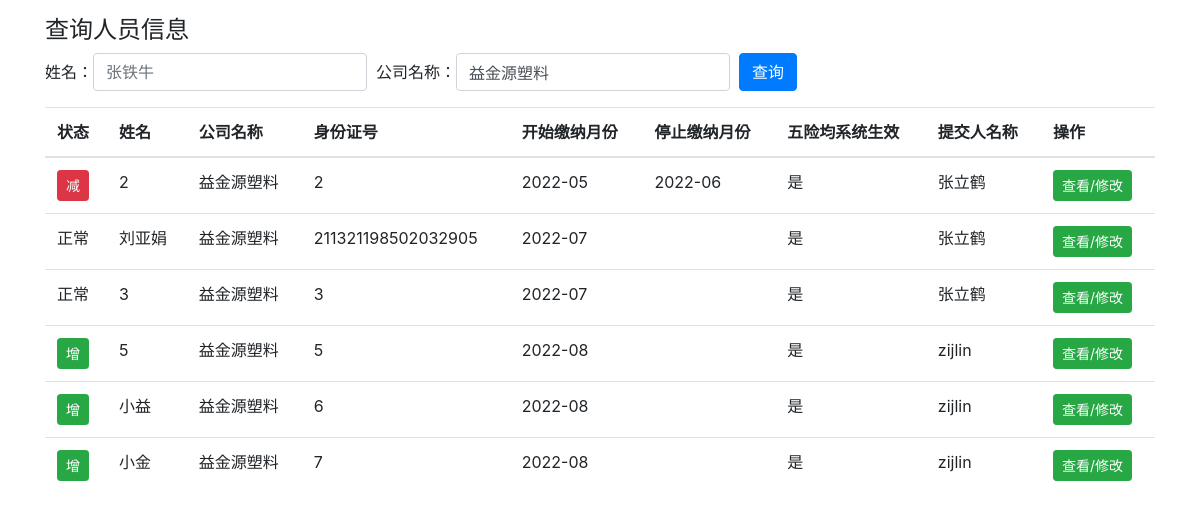
/member_query/益金源塑料, run on the app's committed database.
### member.py (models this page shows, shortened)
class Members(db.Model):
    member_id = db.Column('member_id', db.Integer, primary_key=True)
    company_name = db.Column(db.String(200))
    name = db.Column(db.String(200))
    id_card = db.Column(db.String(200))
    address = db.Column(db.String(200))
    nationality = db.Column(db.String(200))
    begin_month = db.Column(db.String(200))
    end_month = db.Column(db.String(200))
    salary = db.Column(db.Float)
    injury = db.Column(db.String(200))
    endowment = db.Column(db.String(200))
    unemployment = db.Column(db.String(200))
    medical = db.Column(db.String(200))
    birth = db.Column(db.String(200))
    injury_check = db.Column(db.String(200))
    endowment_check = db.Column(db.String(200))
    unemployment_check = db.Column(db.String(200))
    medical_check = db.Column(db.String(200))
    birth_check = db.Column(db.String(200))
    is_valid = db.Column(db.String(200))
    person = db.Column(db.String(200))

### main.py (the view, shortened to what this page needs)
@app.route('/member_query/<company_name>', methods=['GET', 'POST'])
def member_query(company_name):
    if company_name == "all":
        return render_template('member_query.html', company_name="", name="", members=Members.query.all(), cur_month=get_cur_month())
    else:
        return render_template('member_query.html', name="", company_name=company_name,
                               members=Members.query.filter_by(company_name=company_name).order_by(Members.begin_month.asc()).all(),
                               cur_month=get_cur_month())

### main.py (called while the page is built)
def get_cur_month():
    return datetime.datetime.now().strftime("%Y-%m")

### templates/member_query.html (shortened to what this page needs)
<!DOCTYPE html>
<html lang="en">
<head>
    <link rel="stylesheet" href="https://cdn.staticfile.org/twitter-bootstrap/4.3.1/css/bootstrap.min.css">
</head>
<body>
<div class="container">
    <h4>查询人员信息</h4>
    <form class="form-inline" action="{{ url_for('member_query', company_name='all') }}" method = "post">
        <label for="inputPassword2">姓名： </label>
        <input value="{{name}}" type="text" class="form-control" id="inputPassword2" placeholder="张铁牛" name="name">
        &nbsp;&nbsp;<label for="inputPassword2">公司名称： </label>
        <input value="{{company_name}}" type="text" class="form-control" id="inputPassword2" placeholder="所有公司" name="company_name">
        &nbsp;&nbsp;<button type="submit" class="btn btn-primary">查询</button>
    </form>
    <table class="table table-hover">
        <thead>
        <tr>
            <th>状态</th>
            <th>姓名</th>
            <th>公司名称</th>
            <th>身份证号</th>
            <th>开始缴纳月份</th>
            <th>停止缴纳月份</th>
            <th>五险均系统生效</th>
            <th>提交人名称</th>
            <th>操作</th>
        </tr>
        </thead>
        <tbody>
        {% for member in members %}
        <tr>
            {% if member.end_month != "" and member.end_month <= cur_month %}
            <td><a href="#" class="btn btn-danger btn-sm" role="button">减</a></td>
            {% elif member.begin_month == cur_month %}
            <td><a href="#" class="btn btn-success btn-sm" role="button">增</a></td>
            {% else %}
            <td>正常</td>
            {% endif %}
            <td>{{ member.name }}</td>
            <td>{{ member.company_name }}</td>
            <td>{{ member.id_card }}</td>
            <td>{{ member.begin_month }}</td>
            <td>{{ member.end_month }}</td>
            <td>{{ member.is_valid }}</td>
            <td>{{ member.person }}</td>
            <th>
                <a href="{{ url_for('member_update', member_id=member.member_id) }}" class="btn btn-success btn-sm" role="button">查看/修改</a>
            </th>
        </tr>
        {% endfor %}
        </tbody>
    </table>
</div>
</body>
</html>

### data on the page
Members: shows "减", name "2", company_name "益金源塑料", id_card "2", begin_month "2022-05", end_month "2022-06", is_valid "是", person "张立鹤"
Members: end_month "正常", name "刘亚娟", company_name "益金源塑料", id_card "211321198502032905", begin_month "2022-07", is_valid "是", person "张立鹤"
Members: end_month "正常", name "3", company_name "益金源塑料", id_card "3", begin_month "2022-07", is_valid "是", person "张立鹤"
Members: end_month "增", name "5", company_name "益金源塑料", id_card "5", begin_month "2022-08", is_valid "是", person "zijlin"
Members: end_month "增", name "小益", company_name "益金源塑料", id_card "6", begin_month "2022-08", is_valid "是", person "zijlin"
Members: end_month "增", name "小金", company_name "益金源塑料", id_card "7", begin_month "2022-08", is_valid "是", person "zijlin"
